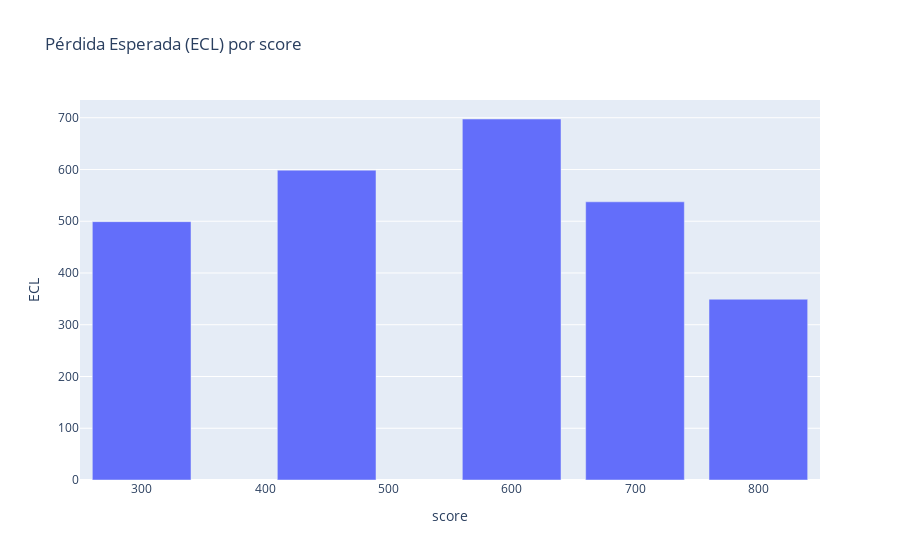

Source (notebook cell):
### Markdown cell above
## 🏗️ Arquitectura y gobierno
- Ingesta transaccional + streaming; particionado por fecha y cliente.
- Feature store para riesgo (ventanas, agregaciones, drifts monitorizados).
- Lineage, versionado de modelos y explainability; alertas de sesgo.
- Controles de acceso por dominio y tokenización de PII.

### Code cell
# Visual: distribución ECL (toy)
import plotly.express as px
fig = px.bar(clientes, x='score', y='ECL', title='Pérdida Esperada (ECL) por score')
fig.show()

### Figure 1 — Plotly figure (JSON) as saved in the notebook; plotly's stock layout.template omitted (floating-point values rounded to 4 significant figures)
{"data": [{"hovertemplate": "score=%{x}<br>ECL=%{y}<extra></extra>", "legendgroup": "", "marker": {"color": "#636efa", "pattern": {"shape": ""}}, "name": "", "orientation": "v", "showlegend": false, "textposition": "auto", "type": "bar", "x": [300, 450, 600, 700, 800], "xaxis": "x", "y": [499.2, 598.7, 697.6, 537.5, 349.3], "yaxis": "y"}], "layout": {"barmode": "relative", "legend": {"tracegroupgap": 0}, "title": {"text": "Pérdida Esperada (ECL) por score"}, "xaxis": {"anchor": "y", "domain": [0, 1], "title": {"text": "score"}}, "yaxis": {"anchor": "x", "domain": [0, 1], "title": {"text": "ECL"}}}}
